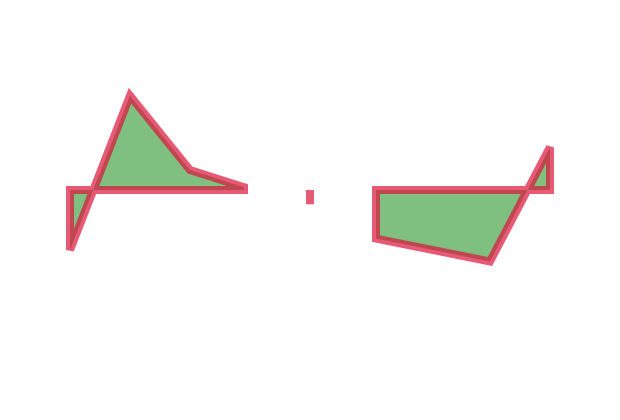

Vega-Lite specification stored for this chart:
### Vega specification from a JSON file in a GitHub repository (floating-point values rounded to 4 significant figures)
{"$schema": "https://vega.github.io/schema/vega/v5.json", "background": "white", "padding": 5, "width": 300, "height": 200, "style": "cell", "config": {"style": {"cell": {"stroke": "transparent"}}}, "data": [{"name": "source_0", "values": [{"u": 1, "v": 28, "defined": true}, {"u": 2, "v": 55, "defined": true}, {"u": 3, "v": 42, "defined": true}, {"u": 3.9, "v": 39, "defined": true}, {"u": 4, "v": 34, "defined": false}, {"u": 5, "v": 36, "defined": true}, {"u": 6, "v": 48, "defined": false}, {"u": 6.1, "v": 30, "defined": true}, {"u": 8, "v": 26, "defined": true}, {"u": 9, "v": 46, "defined": true}]}, {"name": "data_0", "source": "source_0", "transform": [{"type": "formula", "expr": "toNumber(datum[\"u\"])", "as": "u"}]}], "marks": [{"name": "marks", "type": "area", "sort": {"field": "datum[\"u\"]"}, "from": {"data": "data_0"}, "encode": {"update": {"fill": {"value": "green"}, "fillOpacity": {"value": 0.5}, "strokeWidth": {"value": 4}, "stroke": {"value": "crimson"}, "strokeOpacity": {"value": 0.7}, "x": {"scale": "x", "field": "u"}, "y": {"scale": "y", "field": "v"}, "y2": {"value": 90}, "defined": {"field": "defined"}}}}], "scales": [{"name": "x", "type": "linear", "domain": [1, 10], "range": [0, {"signal": "width"}], "nice": true}, {"name": "y", "type": "linear", "domain": [20, 70], "range": [{"signal": "height"}, 0], "nice": true}]}
